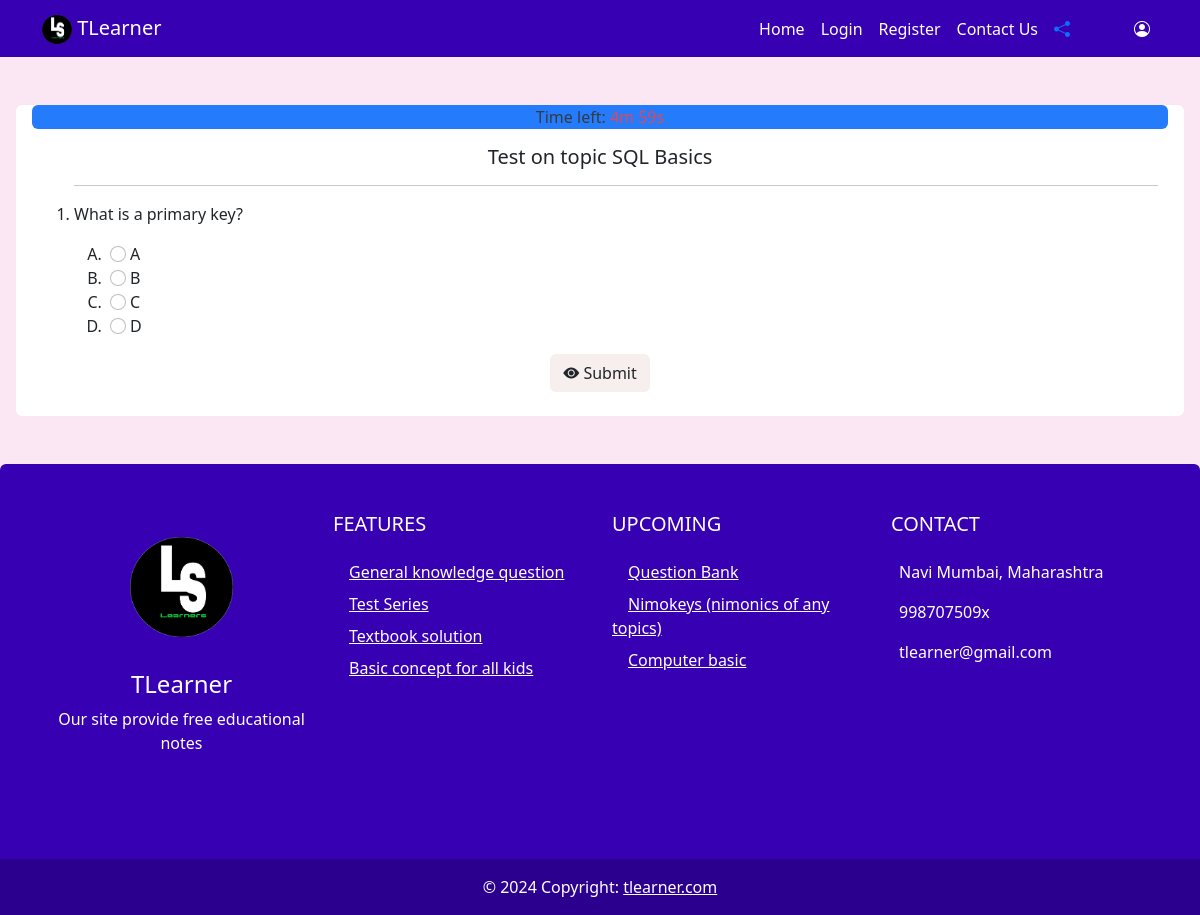
Screenshot of /test_question.php?id=SQL Basics with the database file from the repository.
### tables this page shows
CREATE TABLE `test_data` (
  `id` int(11) NOT NULL,
  `test_topic` varchar(50) NOT NULL,
  `test_question` text NOT NULL,
  `test_option1` varchar(100) NOT NULL,
  `test_option2` varchar(100) NOT NULL,
  `test_option3` varchar(100) NOT NULL,
  `test_option4` varchar(100) NOT NULL,
  `test_answer` varchar(100) NOT NULL,
  `test_explanation` text NOT NULL,
  `test_time` int(30) NOT NULL
);

### test_question.php (the view, shortened to what this page needs)
<!DOCTYPE html>
<html lang="en">
<head>
    <link href="https://cdn.jsdelivr.net/npm/bootstrap@5.2.1/dist/css/bootstrap.min.css" rel="stylesheet"
 />
    <link rel="stylesheet" href="https://cdn.jsdelivr.net/npm/bootstrap-icons@1.11.1/font/bootstrap-icons.css" />
    <link rel="stylesheet" href="style.css">
</head>
<body>
    <header>
        <?php
        include('header.php');
        ?>
    </header>
    <main>
        <div class="m-1 m-lg-3 rounded-2" style="background-color:white">
            <p class="m-3 sticky-top text-center rounded bg-primary" style="opacity: 90%;">Time left:
                <span id="timer" class="text-danger text-center"></span>
            </p>
            <?php
        $topic=$_GET["id"];
        include('config.php');
        $sql="SELECT * FROM `test_data` WHERE `test_topic`='$topic';";
        $result=mysqli_query($conn,$sql);
        echo "<h1 class='h5 text-center mt-2'>Test on topic {$topic}</h1>";
        if (mysqli_num_rows($result)>0) {
         echo "<div class='container mt-2'>";
         echo "<form action='process_test.php' method='post' id='testForm'><ol type='1'>";
            while ($rows = mysqli_fetch_assoc($result)) {
                echo "<hr />";
                echo "<li><p>{$rows['test_question']}</p></li>";
                echo "<ol type='A'>
                    <li><input class='form-check-input  mx-1' name='r{$rows['id']}' type='radio' value='{$rows['test_option1']}' id='checkbox1'>{$rows['test_option1']}</li>
                    <li><input class='form-check-input  mx-1' name='r{$rows['id']}' type='radio' value='{$rows['test_option2']}' id='checkbox2'>{$rows['test_option2']}</li>
                    <li><input class='form-check-input  mx-1' name='r{$rows['id']}' type='radio' value='{$rows['test_option3']}' id='checkbox3'>{$rows['test_option3']}</li>
                    <li><input class='form-check-input  mx-1' name='r{$rows['id']}' type='radio' value='{$rows['test_option4']}' id='checkbox4'>{$rows['test_option4']}</li>
                </ol>";
            }
          echo "</ol></div>";
        }
        ?>
            <div class=' text-center mb-4'>
                <button class="btn mb-4" style="background-color: #f7eeee" type="submit">
                    <i class="bi bi-eye-fill"></i> Submit
                </button>
            </div>
        </div>
    </main>
    <footer>
        <?php
  include('footer.php');
  ?>
    </footer>
</body>
</html>

### style.css (style rules this page uses)
body { background-color: #FAE7F3; }

### rows the page displays
test_data: test_question "What is a primary key?", test_option1 "A", test_option2 "B", test_option3 "C", test_option4 "D"

### other values shown
$topic "SQL Basics"
